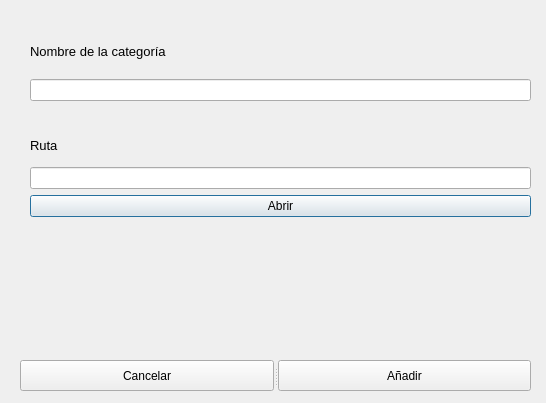
<?xml version="1.0" encoding="UTF-8"?>
<ui version="4.0">
 <class>Dialog</class>
 <widget class="QDialog" name="Dialog">
  <property name="geometry">
   <rect>
    <x>0</x>
    <y>0</y>
    <width>546</width>
    <height>403</height>
   </rect>
  </property>
  <property name="windowTitle">
   <string>Dialog</string>
  </property>
  <widget class="QWidget" name="layoutWidget">
   <property name="geometry">
    <rect>
     <x>30</x>
     <y>30</y>
     <width>501</width>
     <height>71</height>
    </rect>
   </property>
   <layout class="QVBoxLayout" name="verticalLayout">
    <item>
     <widget class="QLabel" name="label">
      <property name="font">
       <font>
        <pointsize>10</pointsize>
       </font>
      </property>
      <property name="text">
       <string>Nombre de la categoría</string>
      </property>
     </widget>
    </item>
    <item>
     <widget class="QLineEdit" name="aniadirCategoria_nombreCategoria"/>
    </item>
   </layout>
  </widget>
  <widget class="QWidget" name="layoutWidget">
   <property name="geometry">
    <rect>
     <x>30</x>
     <y>130</y>
     <width>501</width>
     <height>87</height>
    </rect>
   </property>
   <layout class="QVBoxLayout" name="verticalLayout_2">
    <item>
     <widget class="QLabel" name="label_2">
      <property name="font">
       <font>
        <pointsize>10</pointsize>
       </font>
      </property>
      <property name="text">
       <string>Ruta</string>
      </property>
     </widget>
    </item>
    <item>
     <widget class="QLineEdit" name="aniadirCategoria_txtRuta"/>
    </item>
    <item>
     <widget class="QPushButton" name="aniadirCategoria_btnAbrir">
      <property name="text">
       <string>Abrir</string>
      </property>
     </widget>
    </item>
   </layout>
  </widget>
  <widget class="QSplitter" name="splitter">
   <property name="geometry">
    <rect>
     <x>20</x>
     <y>360</y>
     <width>511</width>
     <height>31</height>
    </rect>
   </property>
   <property name="orientation">
    <enum>Qt::Horizontal</enum>
   </property>
   <widget class="QPushButton" name="aniadirCategoria_btnCancelar">
    <property name="text">
     <string>Cancelar</string>
    </property>
   </widget>
   <widget class="QPushButton" name="aniadirCategoria_btnAniadir">
    <property name="text">
     <string>Añadir</string>
    </property>
   </widget>
  </widget>
 </widget>
 <resources/>
 <connections>
  <connection>
   <sender>aniadirCategoria_btnCancelar</sender>
   <signal>clicked()</signal>
   <receiver>Dialog</receiver>
   <slot>close()</slot>
   <hints>
    <hint type="sourcelabel">
     <x>150</x>
     <y>375</y>
    </hint>
    <hint type="destinationlabel">
     <x>633</x>
     <y>405</y>
    </hint>
   </hints>
  </connection>
 </connections>
</ui>
